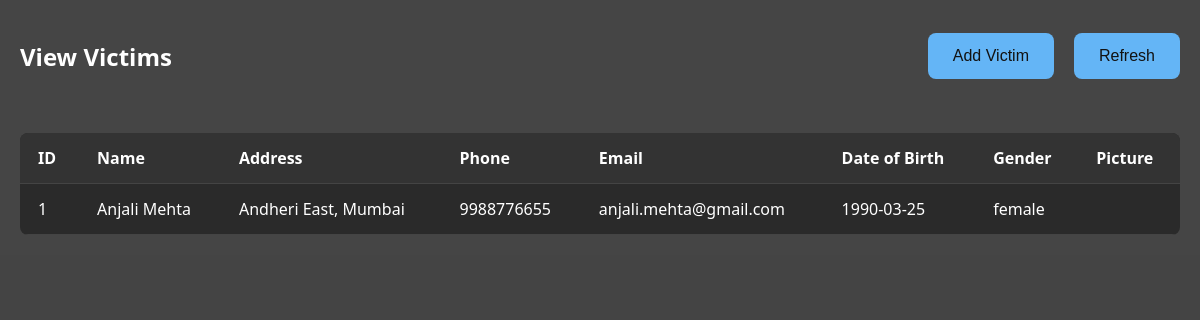
/public/menu_acess/victim.php, run on the app's committed database.
### tables this page shows
CREATE TABLE VICTIM (
    victim_id INT AUTO_INCREMENT PRIMARY KEY,
    name VARCHAR(255) NOT NULL,
    address TEXT,
    phone VARCHAR(20),
    email VARCHAR(255) UNIQUE,
    date_of_birth DATE,
    gender ENUM('male', 'female', 'other'),
    victim_pic VARCHAR(255),
    created_at TIMESTAMP DEFAULT CURRENT_TIMESTAMP,
    created_by INT
);

### public/menu_acess/victim.php (the view, shortened to what this page needs)
<?php
include('../../includes/db_connect.php');
$sql = "SELECT victim_id, name, address, phone, email, date_of_birth, gender, victim_pic FROM VICTIM";
$result = $conn->query($sql);
$victims = [];
if ($result->num_rows > 0) {
    while ($row = $result->fetch_assoc()) {
        $victims[] = $row;
    }
}
?>
<!DOCTYPE html>
<html lang="en">
<head>
    <link rel="stylesheet" href="../../assets/css/victim.css">
</head>
<body>
    <div class="container">
        <div class="top-section">
            <h2>View Victims</h2>
            <div class="action-buttons">
                <button id="addVictimButton">Add Victim</button>
                <button id="refreshButton" onclick="window.location.href='victim.php'">Refresh</button>
            </div>
        </div>
        <div class="main-content">
            <div class="table">
                <?php if (!empty($victims)): ?>
                    <table>
                        <thead>
                            <tr>
                                <th>ID</th>
                                <th>Name</th>
                                <th>Address</th>
                                <th>Phone</th>
                                <th>Email</th>
                                <th>Date of Birth</th>
                                <th>Gender</th>
                                <th>Picture</th>
                            </tr>
                        </thead>
                        <tbody>
                            <?php foreach ($victims as $victim): ?>
                                <tr>
                                    <td><?php echo $victim['victim_id']; ?></td>
                                    <td><?php echo $victim['name']; ?></td>
                                    <td><?php echo $victim['address']; ?></td>
                                    <td><?php echo $victim['phone']; ?></td>
                                    <td><?php echo $victim['email']; ?></td>
                                    <td><?php echo $victim['date_of_birth']; ?></td>
                                    <td><?php echo $victim['gender']; ?></td>
                                    <td>
                                    </td>
                                </tr>
                            <?php endforeach; ?>
                        </tbody>
                    </table>
                <?php else: ?>
                    <p>No victims found.</p>
                <?php endif; ?>
            </div>
        </div>
    </div>
</body>
</html>

### assets/css/victim.css (style rules this page uses)
html, body { height: 100%; margin: 0; padding: 0; background-color: #0000007b; color: #ffffff; font-family: "Segoe UI", Tahoma, Geneva, Verdana, sans-serif; overflow-x: hidden; display: flex; flex-direction: column; justify-content: flex-start; }
.container { width: 100%; max-width: 1200px; margin: 0 auto; flex: 1; display: flex; flex-direction: column; align-items: flex-start; justify-content: flex-start; padding: 20px; box-sizing: border-box; gap: 20px; }
.top-section { width: 100%; display: flex; justify-content: space-between; align-items: center; flex-wrap: wrap; }
.action-buttons { display: flex; gap: 20px; }
.main-content { display: flex; flex-wrap: wrap; gap: 20px; width: 100%; }
.table { flex: 1; min-width: 400px; }
h2 { text-align: center; margin-bottom: 20px; }
button { background-color: #64b5f6; color: #121212; padding: 14px 25px; border: none; border-radius: 8px; cursor: pointer; font-size: 16px; transition: background-color 0.3s ease; }
table { width: 100%; border-collapse: collapse; margin-top: 20px; background-color: #2a2a2a; border-radius: 8px; overflow: hidden; }
th, td { padding: 14px 18px; text-align: left; border-bottom: 1px solid #444; }
th { background-color: #333; font-weight: 600; }

### data on the page
victim: victim_id "1", name "Anjali Mehta", address "Andheri East, Mumbai", phone "9988776655", email "anjali.mehta@gmail.com", date_of_birth "1990-03-25", gender "female"
